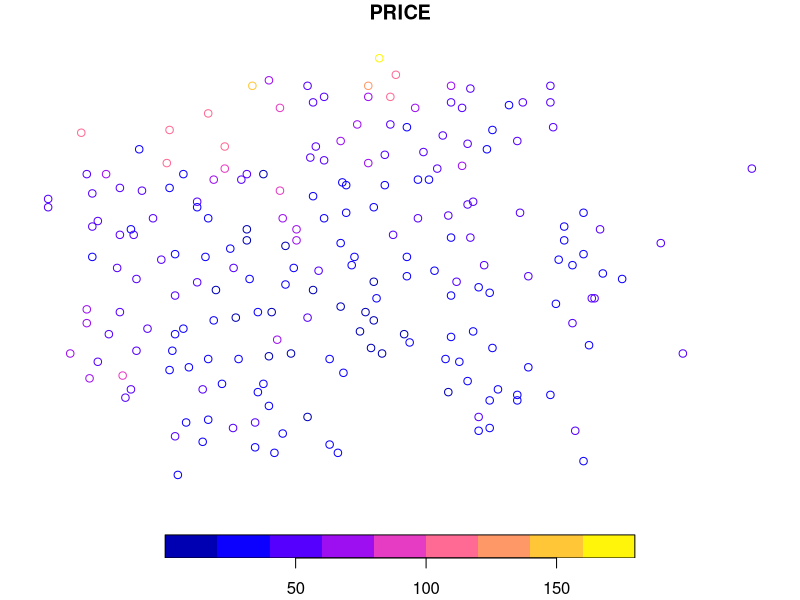

Reproduce this figure in R.
library(spData)


### Name: baltimore
### Title: House sales prices, Baltimore, MD 1978
### Aliases: baltimore
### Keywords: datasets sf

### ** Examples

data(baltimore)
str(baltimore)

if (requireNamespace("sf", quietly = TRUE)) {
  library(sf)
  baltimore_sf <- baltimore %>% st_as_sf(., coords = c("X","Y"))
  plot(baltimore_sf["PRICE"])
}
